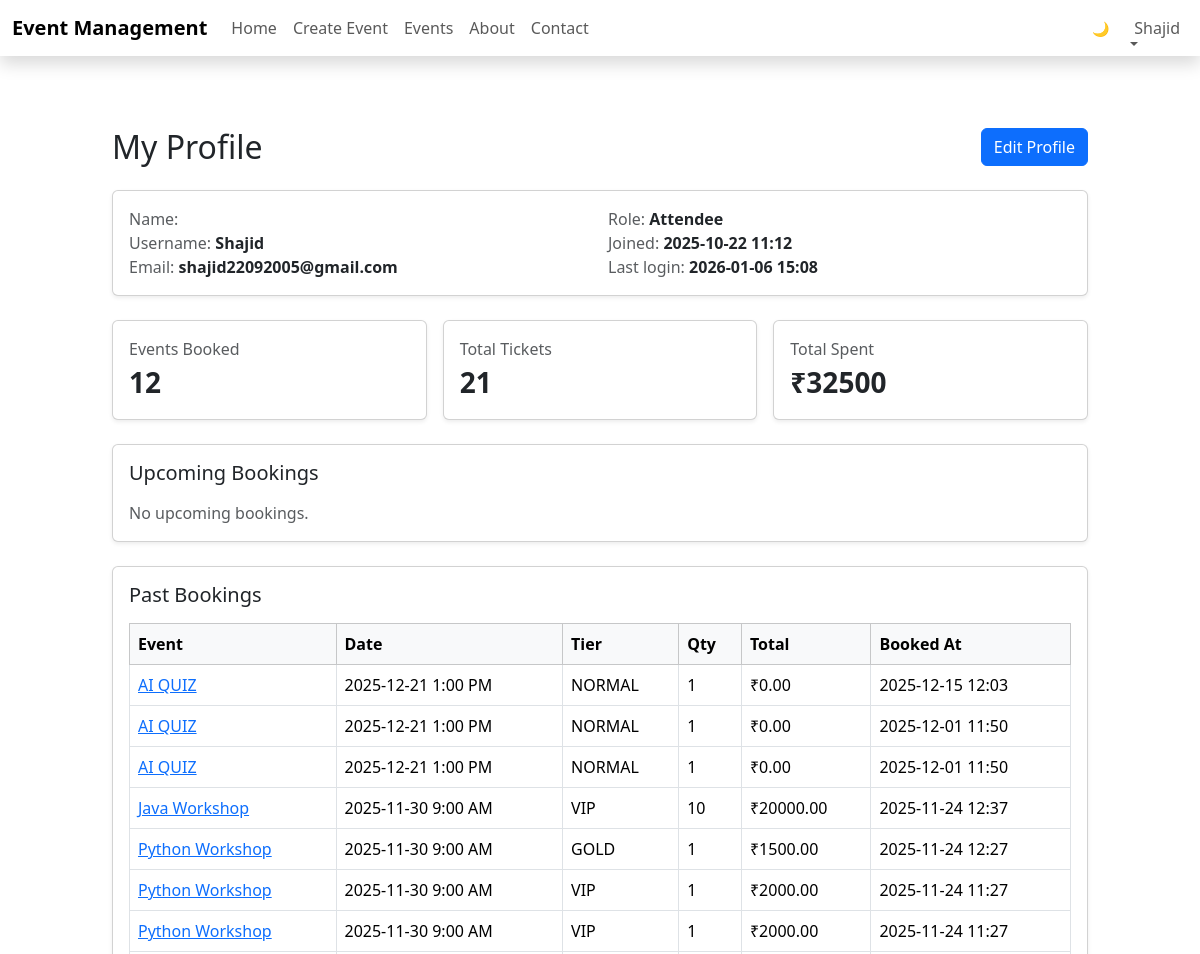
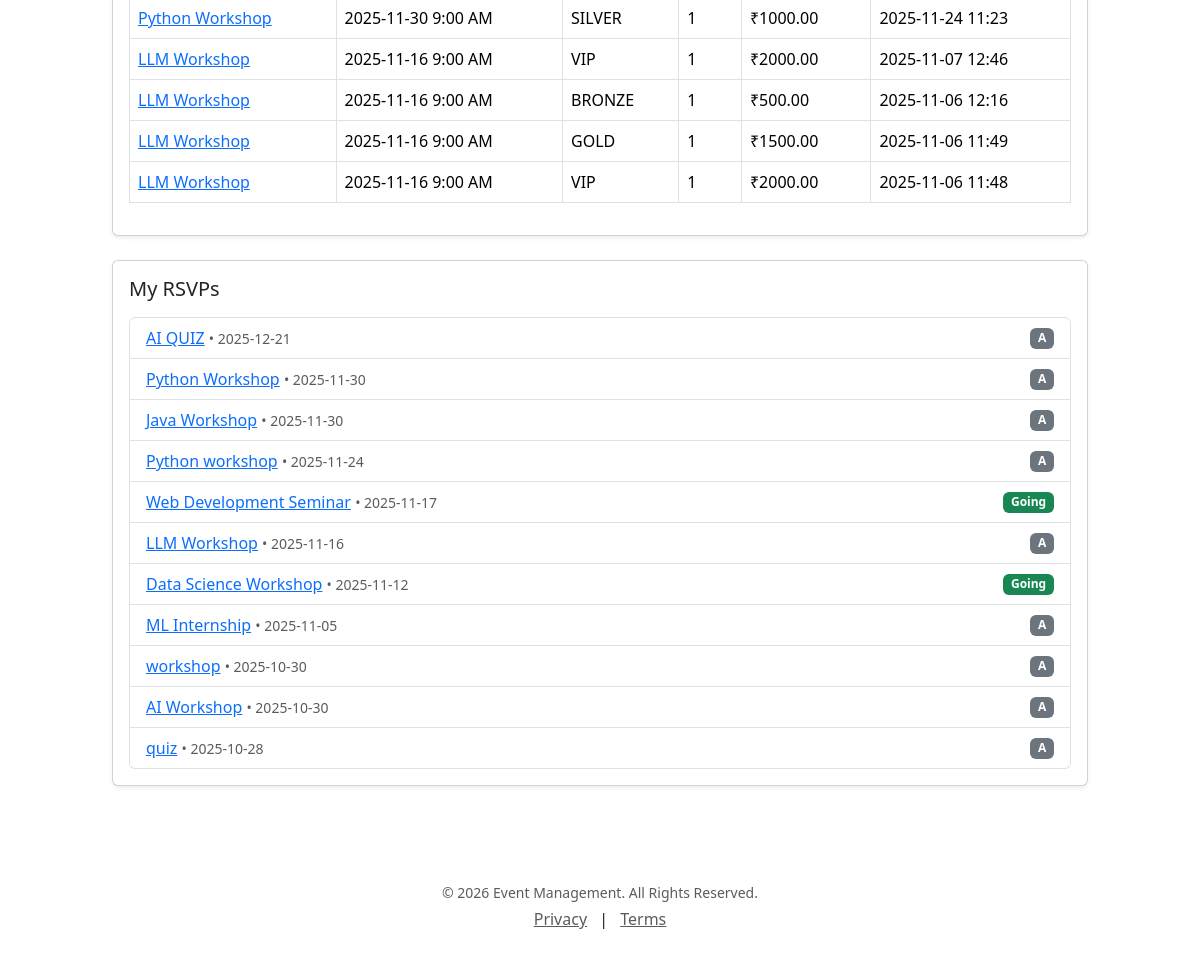
Screenshot of /profile/ (signed in) with the database file from the repository (2 pictures, top to bottom).
### myapp08/models.py (models this page shows, shortened)
class UserProfile(models.Model):
    ROLE_CHOICES = (
        ("ORGANIZER", "Organizer"),
        ("ATTENDEE", "Attendee"),
    )
    user = models.OneToOneField(settings.AUTH_USER_MODEL, on_delete=models.CASCADE, related_name="profile")
    role = models.CharField(max_length=20, choices=ROLE_CHOICES, default="ATTENDEE")

class Ticket(models.Model):
    code = models.CharField(max_length=36, default=generate_uuid, unique=True)
    event = models.ForeignKey(Event, on_delete=models.CASCADE, related_name="tickets")
    user  = models.ForeignKey(settings.AUTH_USER_MODEL, null=True, blank=True, on_delete=models.SET_NULL)
    email = models.EmailField()
    tier  = models.ForeignKey(TicketTier, on_delete=models.SET_NULL, null=True, blank=True)
    quantity = models.PositiveIntegerField(default=1)
    total_amount = models.DecimalField(max_digits=10, decimal_places=2, default=0)
    qr_image = models.ImageField(upload_to=ticket_qr_upload_path, null=True, blank=True)
    certificate_file = models.FileField(upload_to=ticket_certificate_upload_path, null=True, blank=True)
    created_at = models.DateTimeField(auto_now_add=True)
    class Meta:
        ordering = ["-created_at"]

class Event(models.Model):
    organizer = models.ForeignKey(settings.AUTH_USER_MODEL, on_delete=models.CASCADE)
    title      = models.CharField(max_length=200)
    description = models.TextField(blank=True)
    date       = models.DateField()
    time       = models.TimeField(null=True, blank=True)
    location   = models.CharField(max_length=255)
    image      = models.ImageField(upload_to="events/cover/", null=True, blank=True)
    category   = models.ForeignKey(EventCategory, on_delete=models.SET_NULL, null=True, blank=True)

class TicketTier(models.Model):
    event = models.ForeignKey(Event, on_delete=models.CASCADE, related_name="tiers")
    name  = models.CharField(max_length=50)
    price = models.DecimalField(max_digits=10, decimal_places=2, validators=[MinValueValidator(0)])
    capacity = models.PositiveIntegerField(default=0)
    sold     = models.PositiveIntegerField(default=0)
    class Meta:
        unique_together = ("event", "name")
        ordering = ["price"]

class RSVP(models.Model):
    STATUS_CHOICES = (
        ("going", "Going"),
        ("not_going", "Not Going"),
    )
    user  = models.ForeignKey(settings.AUTH_USER_MODEL, on_delete=models.CASCADE)
    event = models.ForeignKey(Event, on_delete=models.CASCADE)
    status = models.CharField(max_length=20, choices=STATUS_CHOICES, default="A")
    class Meta:
        unique_together = ("user", "event")

### myapp08/views.py (the view)
# urls.py: path('profile/', views.profile_view, name='profile'),
@login_required
def profile_view(request):
    user = request.user
    tickets_qs = (
        Ticket.objects
        .filter(Q(user=user) | Q(email=user.email))
        .select_related('event', 'tier')
        .order_by('-created_at')
    )
    agg = tickets_qs.aggregate(
        total_tickets=Sum('quantity'),
        total_spent=Sum('total_amount'),
    )
    total_tickets = agg.get('total_tickets') or 0
    total_spent = agg.get('total_spent') or 0
    booked_event_ids = list(tickets_qs.values_list('event_id', flat=True).distinct())
    booked_events_count = len(booked_event_ids)
    today = datetime.date.today()
    upcoming_tickets = tickets_qs.filter(event__date__gte=today)
    past_tickets = tickets_qs.filter(event__date__lt=today)
    user_rsvps = RSVP.objects.filter(user=user).select_related('event').order_by('-event__date')
    context = {
        'user_obj': user,
        'profile': getattr(user, 'profile', None),
        'booked_events_count': booked_events_count,
        'total_tickets': total_tickets,
        'total_spent': total_spent,
        'upcoming_tickets': upcoming_tickets,
        'past_tickets': past_tickets,
        'tickets': tickets_qs[:20],
        'rsvps': user_rsvps,
    }
    return render(request, 'profile.html', context)

### templates/profile.html
{% extends 'base.html' %}
{% block content %}
<div class="container my-5" style="max-width: 1000px;">
  <div class="d-flex justify-content-between align-items-center mb-4">
    <h2 class="mb-0">My Profile</h2>
    <div class="d-flex gap-2">
      {% if profile %}
        <a class="btn btn-primary" href="{% url 'profile_edit' %}">Edit Profile</a>
      {% endif %}
    </div>
  </div>
  <div class="card shadow-sm mb-4">
    <div class="card-body">
      <div class="row g-3">
        <div class="col-md-6">
          <div><span class="text-muted">Name:</span> <strong>{{ user_obj.first_name }} {{ user_obj.last_name }}</strong></div>
          <div><span class="text-muted">Username:</span> <strong>{{ user_obj.username }}</strong></div>
          <div><span class="text-muted">Email:</span> <strong>{{ user_obj.email }}</strong></div>
        </div>
        <div class="col-md-6">
          <div><span class="text-muted">Role:</span>
            <strong>{% if profile %}{{ profile.get_role_display }}{% else %}—{% endif %}</strong>
          </div>
          <div><span class="text-muted">Joined:</span> <strong>{{ user_obj.date_joined|date:"Y-m-d H:i" }}</strong></div>
          <div><span class="text-muted">Last login:</span> <strong>{{ user_obj.last_login|date:"Y-m-d H:i" }}</strong></div>
        </div>
      </div>
    </div>
  </div>
  <div class="row g-3 mb-4">
    <div class="col-md-4">
      <div class="card p-3 shadow-sm">
        <div class="text-muted">Events Booked</div>
        <div class="fs-3 fw-bold">{{ booked_events_count }}</div>
      </div>
    </div>
    <div class="col-md-4">
      <div class="card p-3 shadow-sm">
        <div class="text-muted">Total Tickets</div>
        <div class="fs-3 fw-bold">{{ total_tickets }}</div>
      </div>
    </div>
    <div class="col-md-4">
      <div class="card p-3 shadow-sm">
        <div class="text-muted">Total Spent</div>
        <div class="fs-3 fw-bold">₹{{ total_spent|default:"0" }}</div>
      </div>
    </div>
  </div>
  <div class="card shadow-sm mb-4">
    <div class="card-body">
      <h5 class="mb-3">Upcoming Bookings</h5>
      {% if upcoming_tickets %}
        <div class="table-responsive">
          <table class="table table-bordered align-middle">
            <thead class="table-light">
              <tr>
                <th>Event</th><th>Date</th><th>Tier</th><th>Qty</th><th>Total</th><th>Booked At</th>
              </tr>
            </thead>
            <tbody>
            {% for t in upcoming_tickets %}
              <tr>
                <td><a href="{% url 'event_detail' t.event.pk %}">{{ t.event.title }}</a></td>
                <td>{{ t.event.date|date:"Y-m-d" }}{% if t.event.time %} {{ t.event.time|time:"g:i A" }}{% endif %}</td>
                <td>{{ t.tier.name }}</td>
                <td>{{ t.quantity }}</td>
                <td>₹{{ t.total_amount }}</td>
                <td>{{ t.created_at|date:"Y-m-d H:i" }}</td>
              </tr>
            {% endfor %}
            </tbody>
          </table>
        </div>
      {% else %}
        <p class="text-muted mb-0">No upcoming bookings.</p>
      {% endif %}
    </div>
  </div>
  <div class="card shadow-sm mb-4">
    <div class="card-body">
      <h5 class="mb-3">Past Bookings</h5>
      {% if past_tickets %}
        <div class="table-responsive">
          <table class="table table-bordered align-middle">
            <thead class="table-light">
              <tr>
                <th>Event</th><th>Date</th><th>Tier</th><th>Qty</th><th>Total</th><th>Booked At</th>
              </tr>
            </thead>
            <tbody>
            {% for t in past_tickets %}
              <tr>
                <td><a href="{% url 'event_detail' t.event.pk %}">{{ t.event.title }}</a></td>
                <td>{{ t.event.date|date:"Y-m-d" }}{% if t.event.time %} {{ t.event.time|time:"g:i A" }}{% endif %}</td>
                <td>{{ t.tier.name }}</td>
                <td>{{ t.quantity }}</td>
                <td>₹{{ t.total_amount }}</td>
                <td>{{ t.created_at|date:"Y-m-d H:i" }}</td>
              </tr>
            {% endfor %}
            </tbody>
          </table>
        </div>
      {% else %}
        <p class="text-muted mb-0">No past bookings.</p>
      {% endif %}
    </div>
  </div>
  {% if rsvps %}
  <div class="card shadow-sm mb-4">
    <div class="card-body">
      <h5 class="mb-3">My RSVPs</h5>
      <ul class="list-group">
        {% for r in rsvps %}
          <li class="list-group-item d-flex justify-content-between align-items-center">
            <span>
              <a href="{% url 'event_detail' r.event.pk %}">{{ r.event.title }}</a>
              <small class="text-muted"> • {{ r.event.date|date:"Y-m-d" }}</small>
            </span>
            <span class="badge {% if r.status == 'going' %}bg-success{% else %}bg-secondary{% endif %}">
              {{ r.get_status_display }}
            </span>
          </li>
        {% endfor %}
      </ul>
    </div>
  </div>
  {% endif %}
</div>
{% endblock %}

### templates/base.html (shortened to what this page needs)
{% load static %}
<!DOCTYPE html>
<html lang="en" id="htmlRoot" data-bs-theme="light">
<head>
  <link href="https://cdn.jsdelivr.net/npm/bootstrap@5.3.3/dist/css/bootstrap.min.css" rel="stylesheet">
  <link href="{% static 'css/styles.css' %}" rel="stylesheet">
</head>
<body class="d-flex flex-column min-vh-100 page-bg-overlay">
  <nav class="navbar navbar-expand-lg shadow sticky-top nav-hover theme-navbar">
  <div class="container-fluid">
    <a class="navbar-brand fw-bold" href="{% url 'event_list' %}">Event Management</a>
    <div class="collapse navbar-collapse" id="navbarNavAltMarkup">
      <div class="navbar-nav me-auto">
        <a class="nav-link nav-text" href="{% url 'home' %}">Home</a>
        {% if user.is_authenticated %}
          <a class="nav-link nav-text" href="{% url 'event_create' %}">Create Event</a>
        {% endif %}
        <a class="nav-link nav-text" href="{% url 'event_list' %}">Events</a>
        <a class="nav-link nav-text" href="{% url 'about' %}">About</a>
        <a class="nav-link nav-text" href="{% url 'contact' %}">Contact</a>
      </div>
      <div class="navbar-nav align-items-center gap-2">
        <button id="themeToggle" class="btn btn-sm theme-toggle-btn" type="button">
          🌙
        </button>
        {% if user.is_authenticated %}
        <li class="nav-item dropdown">
          <a class="nav-link dropdown-toggle nav-text" href="#" id="userDropdown"
             data-bs-toggle="dropdown">
            {{ user.username }}
          </a>
        </li>
        {% else %}
          <a class="btn btn-success btn-sm" href="{% url 'login' %}">Login</a>
          <a class="btn btn-light btn-sm" href="{% url 'signup' %}">Sign Up</a>
        {% endif %}
      </div>
    </div>
  </div>
</nav>
  <main class="flex-shrink-0">
    <div class="container py-4">
      {% block content %}{% endblock %}
    </div>
  </main>
  <footer class="footer mt-auto py-4">
    <div class="container text-center">
      <p class="mb-1 text-muted small">© {% now "Y" %} Event Management. All Rights Reserved.</p>
      <div>
        <a href="{% url 'contact' %}" class="text-muted me-2">Privacy</a> |
        <a href="{% url 'contact' %}" class="text-muted ms-2">Terms</a>
      </div>
    </div>
  </footer>
</body>
</html>

### static/css/styles.css (style rules this page uses)
.navbar .nav-link { position: relative; font-weight: 500; }
.navbar .nav-link::after { content: ""; position: absolute; left: 0; bottom: 2px; width: 0%; height: 2px; background: white; transition: width 0.3s; }

### templates/base.html (style rules this page uses)
.page-bg-overlay { position: relative; z-index: 0; }

### rows the page displays
UserProfile: role "Attendee"
Ticket: event "AI QUIZ", event "2025-12-21", event.time "1:00 PM", tier.name "NORMAL", quantity "1", total_amount "0.00", created_at "2025-12-15 12:03"
Ticket: event "AI QUIZ", event "2025-12-21", event.time "1:00 PM", tier.name "NORMAL", quantity "1", total_amount "0.00", created_at "2025-12-01 11:50"
Ticket: event "AI QUIZ", event "2025-12-21", event.time "1:00 PM", tier.name "NORMAL", quantity "1", total_amount "0.00", created_at "2025-12-01 11:50"
Ticket: event "Java Workshop", event "2025-11-30", event.time "9:00 AM", tier.name "VIP", quantity "10", total_amount "20000.00", created_at "2025-11-24 12:37"
Ticket: event "Python Workshop", event "2025-11-30", event.time "9:00 AM", tier.name "GOLD", quantity "1", total_amount "1500.00", created_at "2025-11-24 12:27"
Ticket: event "Python Workshop", event "2025-11-30", event.time "9:00 AM", tier.name "VIP", quantity "1", total_amount "2000.00", created_at "2025-11-24 11:27"
Ticket: event "Python Workshop", event "2025-11-30", event.time "9:00 AM", tier.name "VIP", quantity "1", total_amount "2000.00", created_at "2025-11-24 11:27"
Ticket: event "Python Workshop", event "2025-11-30", event.time "9:00 AM", tier.name "SILVER", quantity "1", total_amount "1000.00", created_at "2025-11-24 11:23"
Ticket: event "LLM Workshop", event "2025-11-16", event.time "9:00 AM", tier.name "VIP", quantity "1", total_amount "2000.00", created_at "2025-11-07 12:46"
Ticket: event "LLM Workshop", event "2025-11-16", event.time "9:00 AM", tier.name "BRONZE", quantity "1", total_amount "500.00", created_at "2025-11-06 12:16"
Ticket: event "LLM Workshop", event "2025-11-16", event.time "9:00 AM", tier.name "GOLD", quantity "1", total_amount "1500.00", created_at "2025-11-06 11:49"
Ticket: event "LLM Workshop", event "2025-11-16", event.time "9:00 AM", tier.name "VIP", quantity "1", total_amount "2000.00", created_at "2025-11-06 11:48"
RSVP: event "AI QUIZ", event "2025-12-21", status "A"
RSVP: event "Python Workshop", event "2025-11-30", status "A"
RSVP: event "Java Workshop", event "2025-11-30", status "A"
RSVP: event "Python workshop", event "2025-11-24", status "A"
RSVP: event "Web Development Seminar", event "2025-11-17", status "Going"
RSVP: event "LLM Workshop", event "2025-11-16", status "A"
RSVP: event "Data Science Workshop", event "2025-11-12", status "Going"
RSVP: event "ML Internship", event "2025-11-05", status "A"
RSVP: event "workshop", event "2025-10-30", status "A"
RSVP: event "AI Workshop", event "2025-10-30", status "A"
RSVP: event "quiz", event "2025-10-28", status "A"

### other values shown
{{ user.username }} "Shajid"
{{ user_obj.username }} "Shajid"
{{ user_obj.email }} "shajid22092005@gmail.com"
{{ user_obj.date_joined|date:"Y-m-d H:i" }} "2025-10-22 11:12"
{{ user_obj.last_login|date:"Y-m-d H:i" }} "2026-01-06 15:08"
{{ booked_events_count }} "12"
{{ total_tickets }} "21"
{{ total_spent|default:"0" }} "32500"
